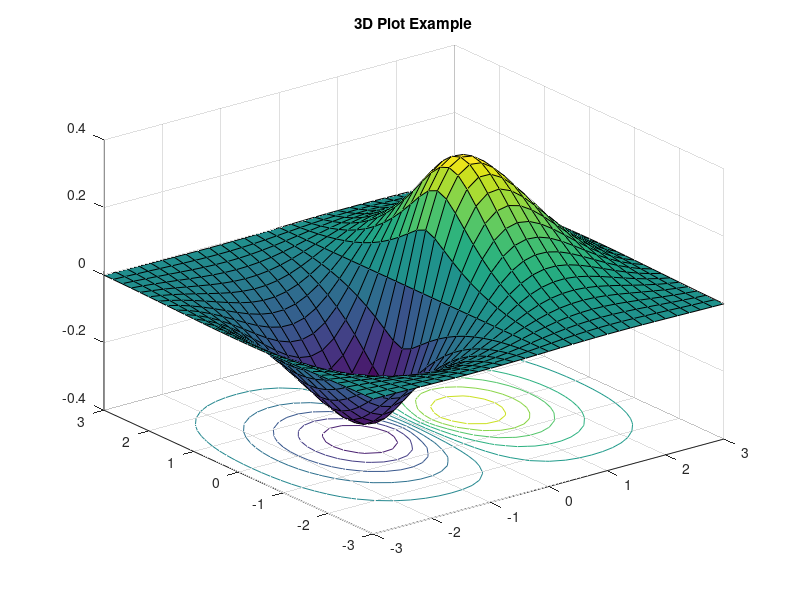

The MATLAB source for this figure:
x = -3:0.2:3;
y = x;
[X, Y] = meshgrid(x,y);
Z = 1.8.^(-1.5*sqrt (X.^2+Y.^2)).*cos(0.5*Y).*sin(X)
surfc(X, Y, Z);
title('3D Plot Example')
